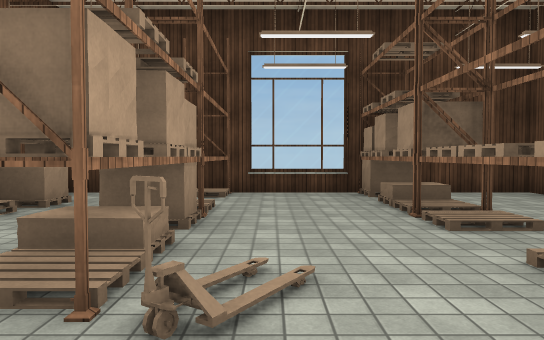
[1] (above)

24 first-person views from a walk through a 3-D level made in the Unity game engine. The camera is 1.4 m above the floor, tilts 2° down and sees 70° across. Doors are open. The floor is counted in squares, 2 m on a side. Each view is taken from the middle of a square. On the plan, view 1 faces up. The plan holds only what a view shows up to about 11 squares ahead; the rest is blank. The player is left out. Some surface patterns are stand-ins.

[2]
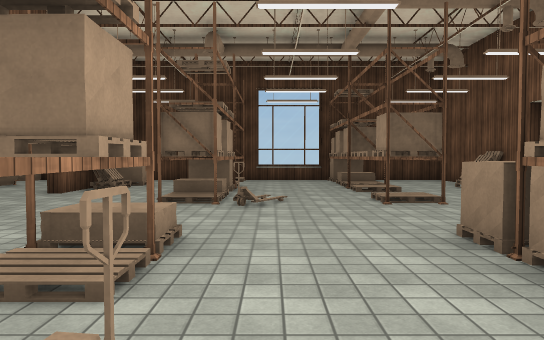

[3]
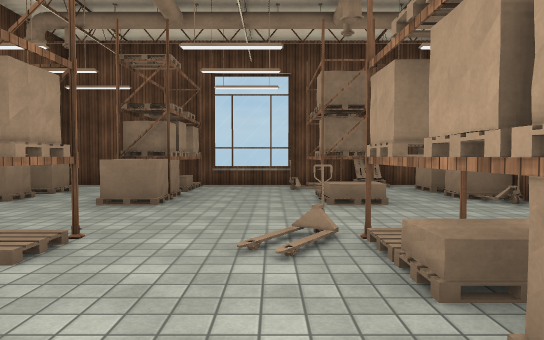

[4]
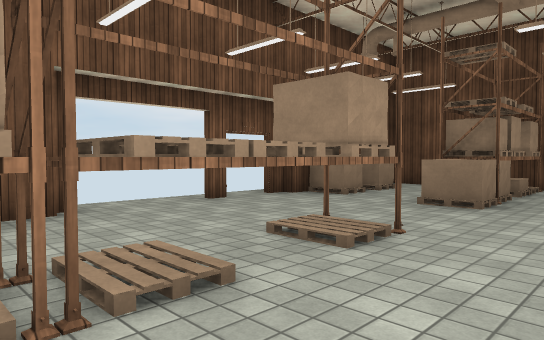

[5]
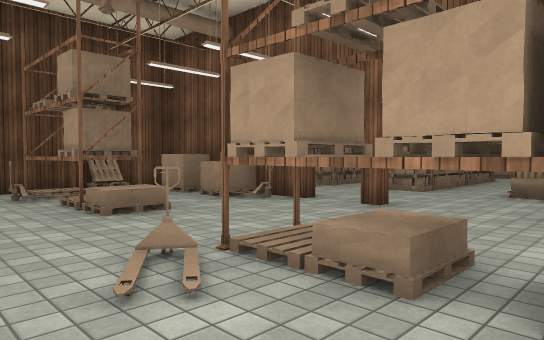

[6]
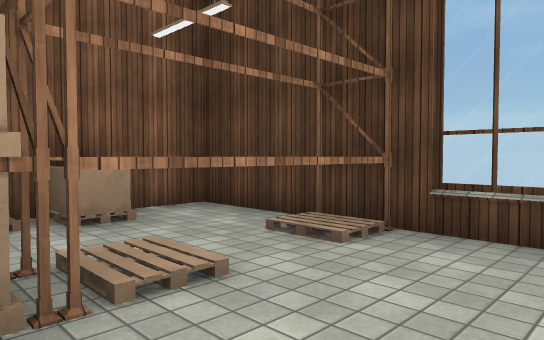

[7]
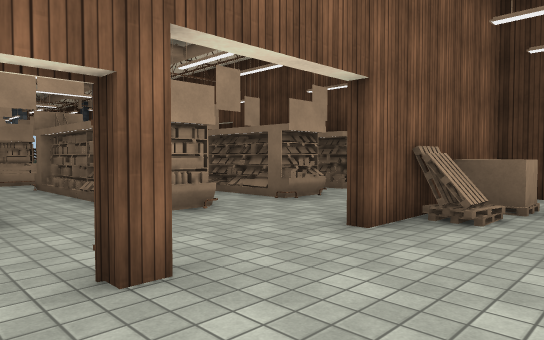

[8]
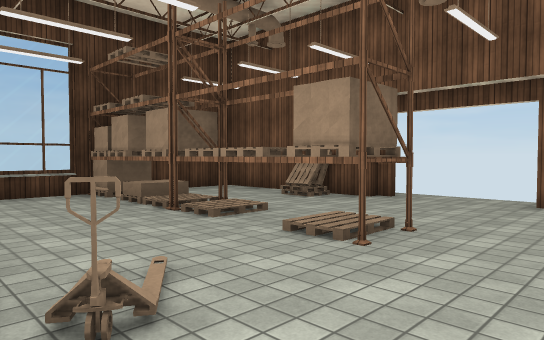

[9]
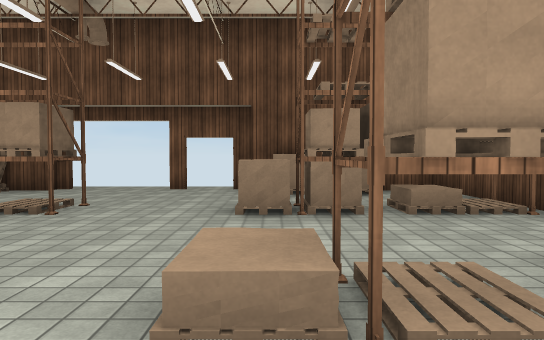

[10]
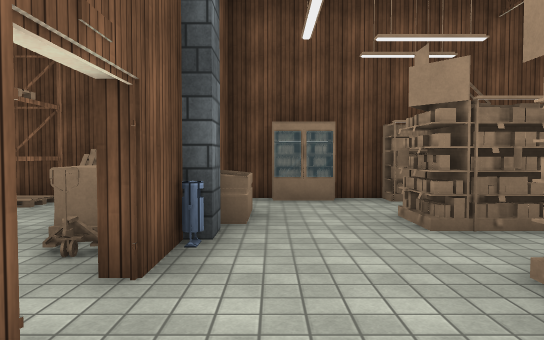

[11]
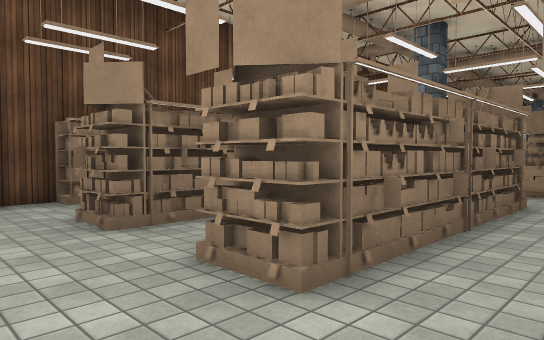

[12]
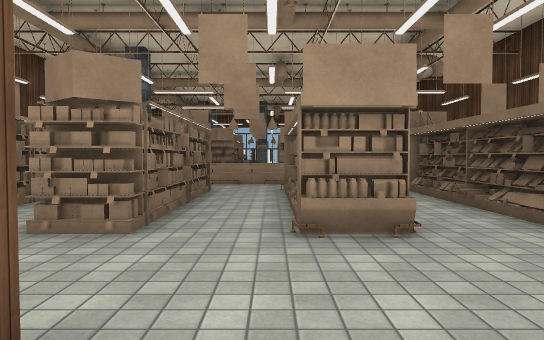

[13]
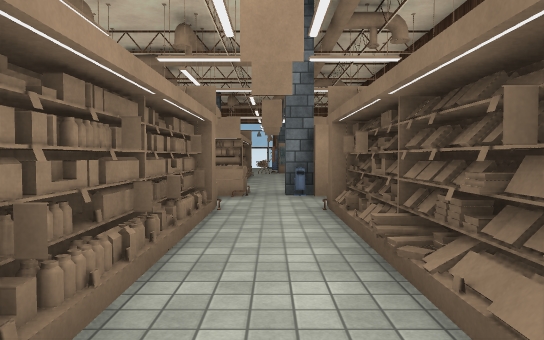

[14]
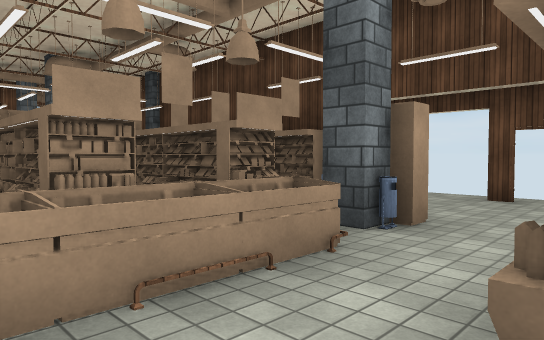

[15]
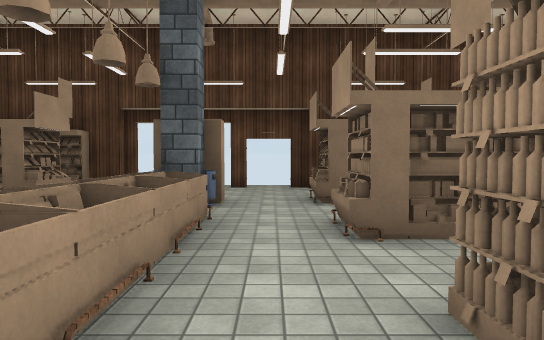

[16]
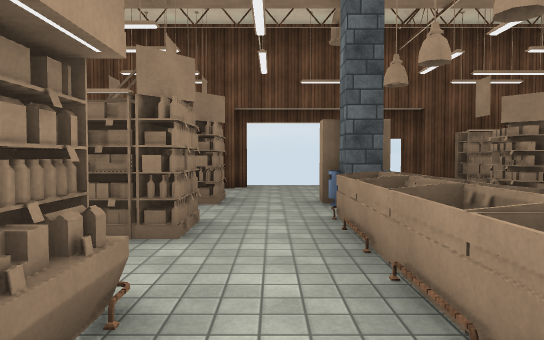

[17]
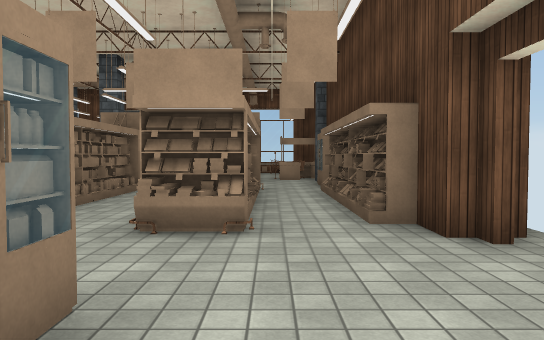

[18]
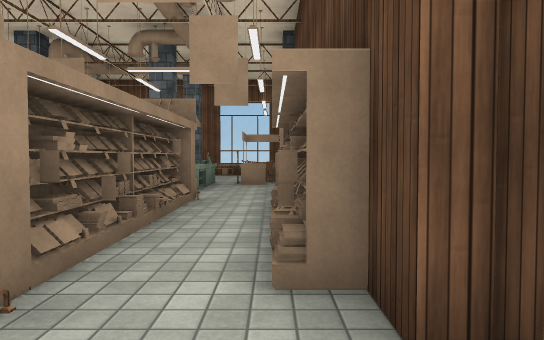

[19]
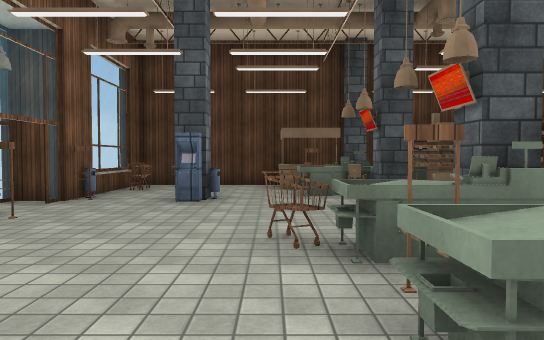

[20]
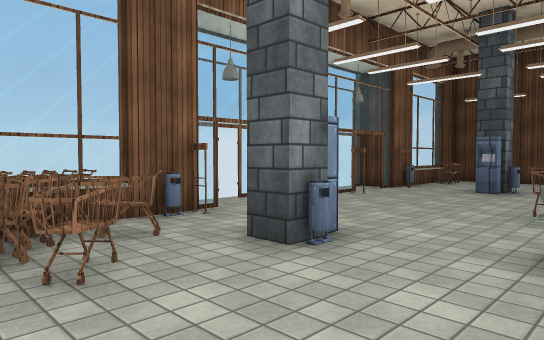

[21]
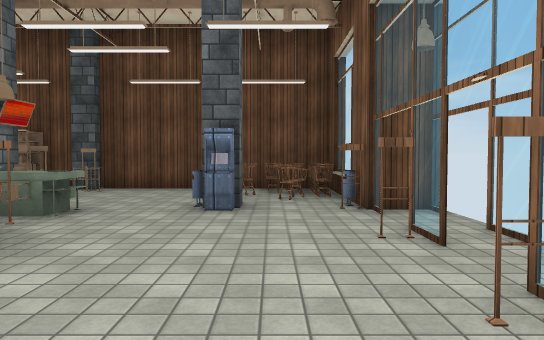

[22]
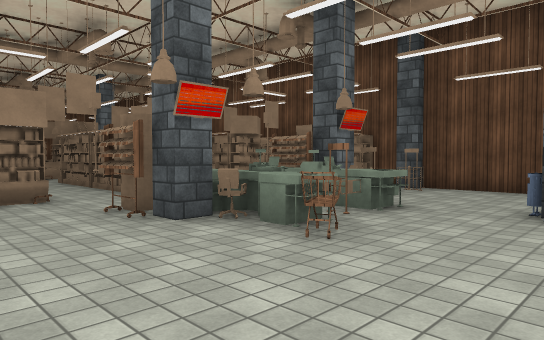

[23]
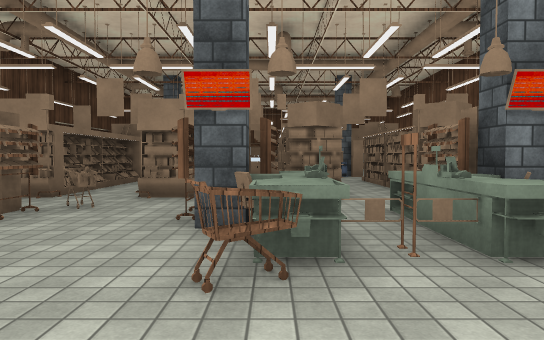

[24]
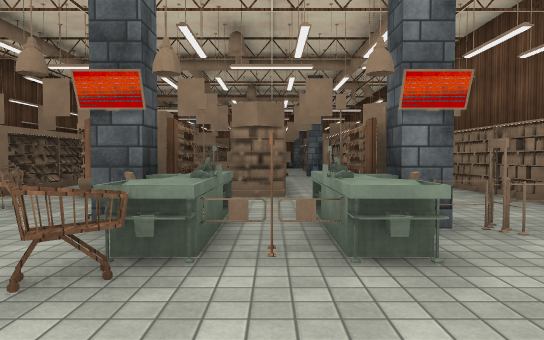

### Floor plan
Key: @ floor where view 1 was taken; # wall or solid block; . floor; / step, stairs or slope; D open door; = window, fence, low wall or low ledge; S shelf; B bin; C column; F fence; M cash machine; A cart; O other object.
Columns run from 29 left of view 1 to 6 right of it. Each row starts with its distance up from view 1.
  8  ######    ###DDDD#  ##  ####==####
  7 ##O.OOC.O.OOO/..../   O  #..S..S..#
  6 #O..OO............/   .. OO.S..O..#
  5 #B...OCO.OOOOO..C.OOOOO..#..S..S..O
  4 DF.B...S........O.......O ..S..S..##
  3 DD.M...O.OOOOO  O.OOOOO..D..S..O..D
  2 DF.....S.///    O./////..D..S..S..D
  1 DF..AOCS.././.  O.././...D...O....D
  0 DD...F...OOOOO  O.OOOOO.DD...@....D
 -1 DF.M.OSS...... ....  ...BO..O..S..O
 -2 #B.B..C..OOOOO OC.OOOOO..CO.S..O..#
 -3 #AAA..O...      O..   ...#O.SO.O.OO
 -4 #O ...COOOOOOO  ...OOOOO.#OSS..S..#
 -5 ########     #D DD#   #######==####

Positions as (right, up) in squares from view 1, and headings:
1: (0, 0), facing up
2: (0, -4), facing up
3: (0, 5), facing down
4: (0, 5), facing down-right
5: (1, 4), facing down-left
6: (1, 4), facing up-left
7: (-2, 0), facing up-left
8: (-1, 0), facing up-right
9: (-3, -1), facing right
10: (-5, 2), facing down
11: (-5, 2), facing down-left
12: (-3, 2), facing left
13: (-6, 4), facing left
14: (-11, 1), facing up-left
15: (-12, -1), facing up
16: (-12, 4), facing down
17: (-12, 6), facing left
18: (-14, 7), facing left
19: (-25, -2), facing up
20: (-24, -4), facing up-left
21: (-27, 4), facing down
22: (-27, 4), facing down-right
23: (-27, 1), facing right
24: (-27, 0), facing right
